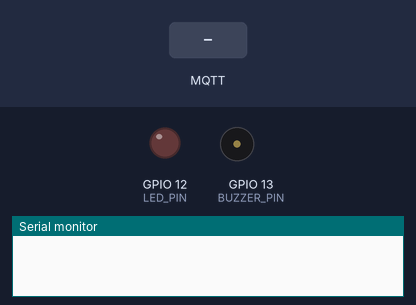
Bench run of a sketch on a simulated ESP32. Parts: output pins drawn as LEDs (lit = HIGH), buzzer (waves = sounding), the last lines printed to the serial monitor. The inputs (shaded band) are chosen by the test bench. WiFi joins after 1.5 s; servers stay silent unless stated; no MQTT or app messages arrive unless stated.

Above: at 2.7 s.
2.8 s: MQTT message "localizar" arrives on the first subscribed topic
At 2.9 s:
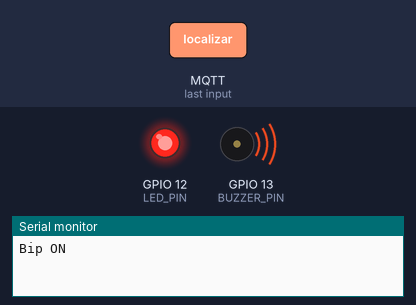
At 4.4 s:
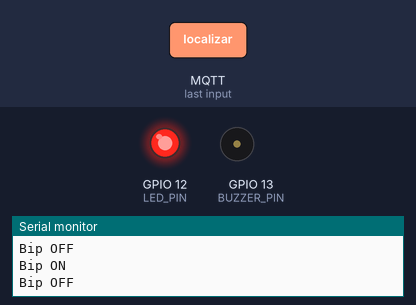
Timing chart, 0 to 11.8 s (numbered marks = the images above; inputs shaded):
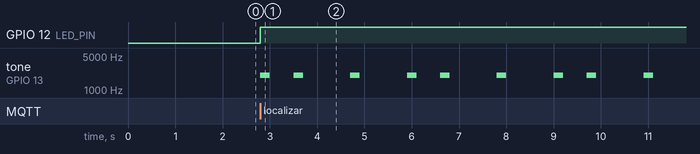

The sketch:

sketch.ino
```cpp
#include <WiFi.h>
#include <PubSubClient.h>

const char* ssid = "Wokwi-GUEST";
const char* password = "";
const char* mqtt_server = "broker.hivemq.com";

WiFiClient espClient;
PubSubClient client(espClient);

const int BUZZER_PIN = 13;
const int LED_PIN = 12;

bool localizarAtivo = false;
unsigned long tempoAnterior = 0;
int bipAtual = 0;
bool buzzerLigado = false;

void setup_wifi() {
  WiFi.begin(ssid, password);
  while (WiFi.status() != WL_CONNECTED) {
    delay(500);
  }
}

void callback(char* topic, byte* message, unsigned int length) {
  String msg;
  for (unsigned int i = 0; i < length; i++) {
    msg += (char)message[i];
  }

  if (msg == "localizar") {
    localizarAtivo = !localizarAtivo;
    if (!localizarAtivo) {
      noTone(BUZZER_PIN);
      digitalWrite(LED_PIN, LOW);
      bipAtual = 0;
      buzzerLigado = false;
    } else {
      digitalWrite(LED_PIN, HIGH);
      tempoAnterior = millis();
      bipAtual = 0;
      buzzerLigado = false;
    }
  }
}

void reconnect() {
  while (!client.connected()) {
    if (client.connect("MottuBraceletClient")) {
      client.subscribe("mottu/moto123");
    } else {
      delay(1000);
    }
  }
}

void setup() {
  pinMode(BUZZER_PIN, OUTPUT);
  pinMode(LED_PIN, OUTPUT);
  Serial.begin(115200);

  setup_wifi();
  client.setServer(mqtt_server, 1883);
  client.setCallback(callback);
}

void loop() {
  if (!client.connected()) {
    reconnect();
  }
  client.loop();

  if (localizarAtivo) {
    unsigned long agora = millis();
    unsigned long tempoDecorrido = agora - tempoAnterior;

    if (bipAtual < 3) {
      // Ciclo de bip (200ms ligado, 300ms desligado)
      if (!buzzerLigado && tempoDecorrido >= (500 * bipAtual)) {
        tone(BUZZER_PIN, 2000); // Bip agudo (2000Hz)
        buzzerLigado = true;
        tempoAnterior = agora;
        Serial.println("Bip ON");
      } else if (buzzerLigado && tempoDecorrido >= 200) {
        noTone(BUZZER_PIN);
        buzzerLigado = false;
        bipAtual++;
        tempoAnterior = agora;
        Serial.println("Bip OFF");
      }
    } else {
      // Pausa de 1s após 3 bips
      if (tempoDecorrido >= 1000) {
        bipAtual = 0;
        tempoAnterior = agora;
        Serial.println("Reiniciando ciclo");
      }
    }
  }
}
```

Measured:
- after the input at 2.8 s, GPIO 12 (LED_PIN): LOW → HIGH at once; tone on GPIO 13 (BUZZER_PIN): silent → 2000 Hz at once, then repeats every 3.1 s: silent 0.50 s, 2 × (2000 Hz 0.20 s, silent 1.0 s), 2000 Hz 0.20 s
